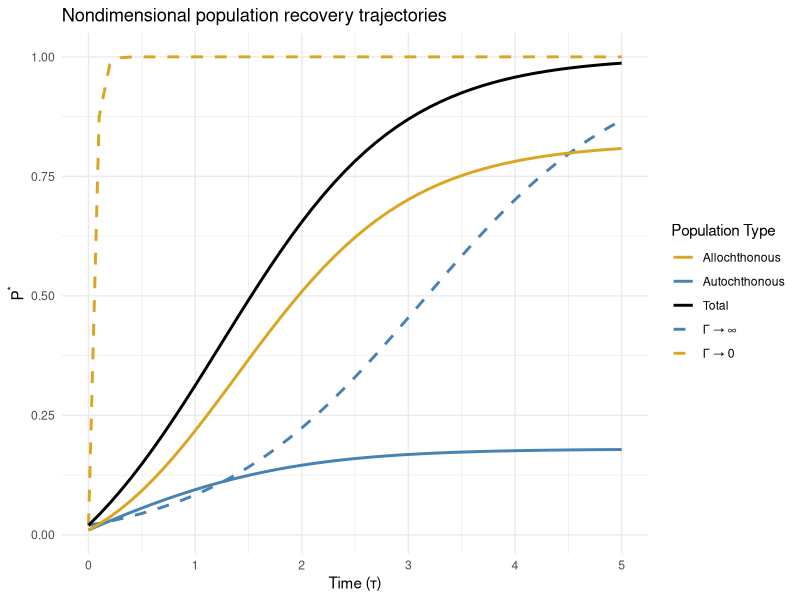
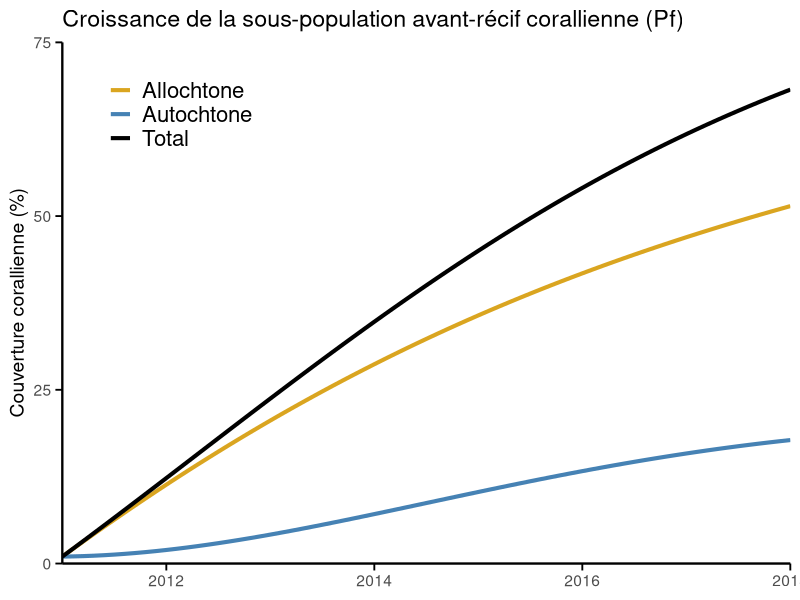
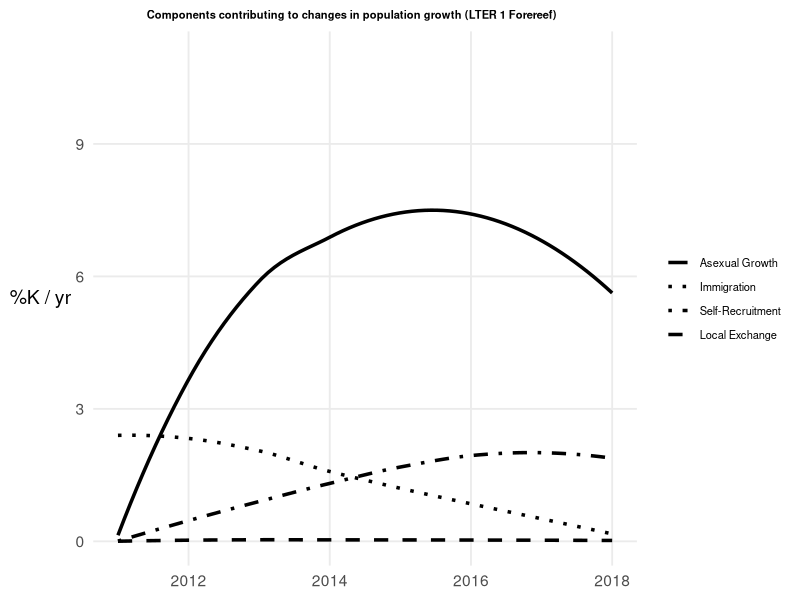
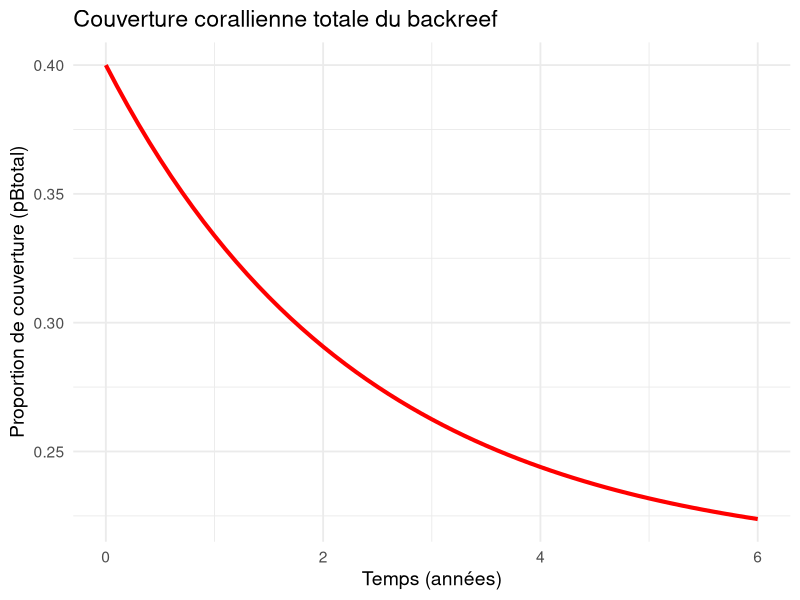
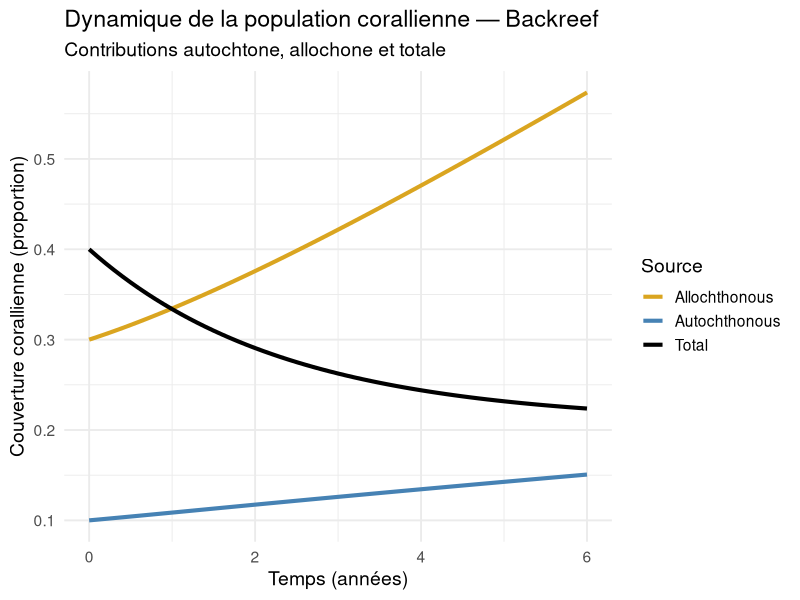
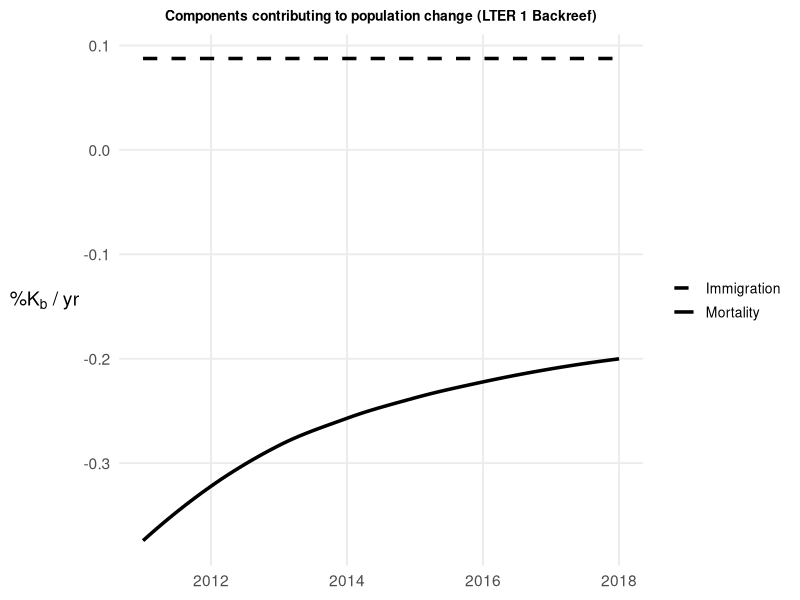
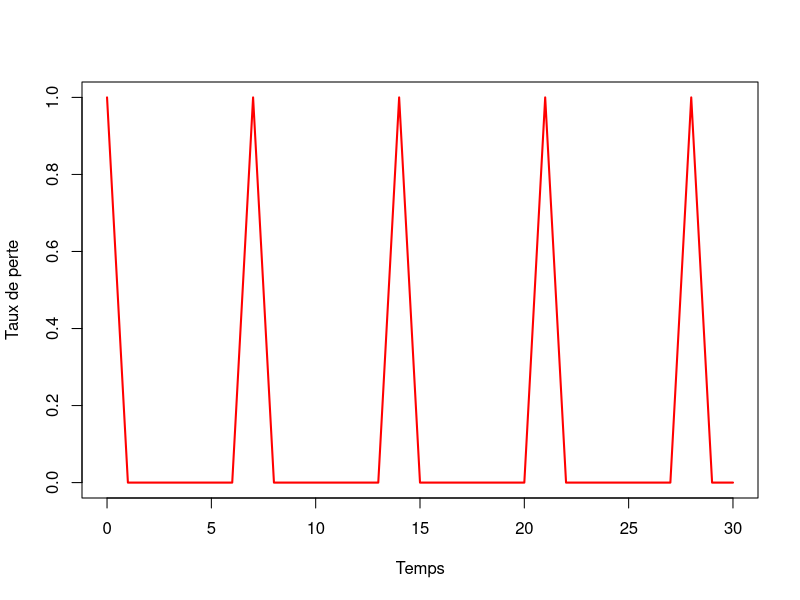
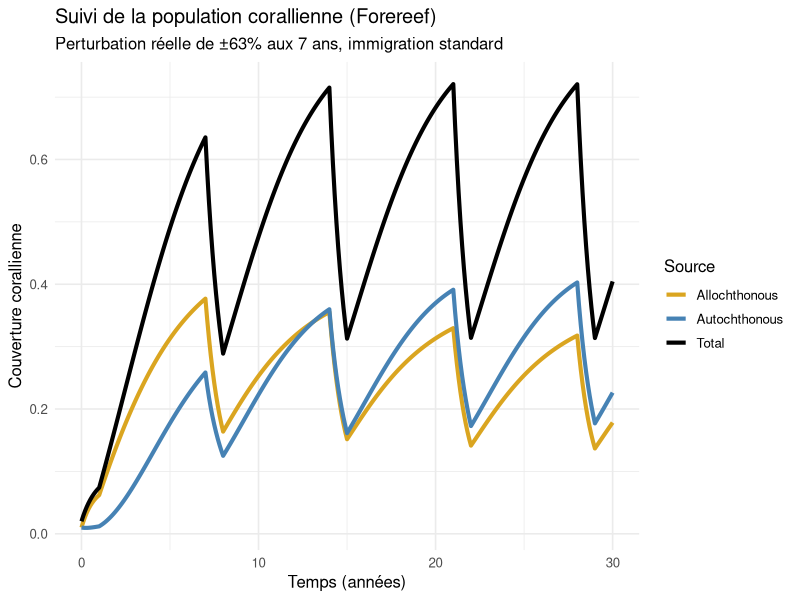

Write the R code that produced these figures, in order.
# PARTIE 1----
# Script des cas limites----
# Script de trajectoires de population sans dimension - figure 2
#Installer et charger les bibliothèques nécessaires
install.packages("deSolve")
install.packages("ggplot2")
library(deSolve)
library(ggplot2)

#Modèle d'équations différentielles
model <- function(t, state, parameters) {
  P_auto <- state[1]  #Population autochtone
  P_allo <- state[2]  #Population allochthone
  K <- parameters$K   #Capacité de soutien
  I <- parameters$I   #Immigration
  Gamma <- parameters$Gamma   #Taux de regénération intrinsèque (facteur de croissance)
  
  #Normalisation des paramètres par la capacité de soutien
  P_auto_norm <- P_auto / K
  P_allo_norm <- P_allo / K
  
  #Équations différentielles du modèle, basées sur les équations 3 de l'article
  #On additionne les deux populations pour le facteur de densité-dépendance pour que notre échelle des y soit sur 1, et non 2
  dP_auto <- (P_auto_norm + P_allo_norm + I/Gamma) * (1 - (P_auto_norm + P_allo_norm))  
  dP_allo <- I/Gamma * (1 - (P_auto_norm + P_allo_norm))  #On prend seulement I/Gamma, car cette population est seulement immigratrice
  
  list(c(dP_auto, dP_allo))
}

#Paramètres du modèle
parameters <- list(K = 1, I = 1)  

#Conditions initiales (ces conditions sont les mêmes que dans le graphique de l'article)
state <- c(P_auto = 0.01, P_allo = 0.01)

#Temps de simulation
times <- seq(0, 5, by = 0.1)

#Résoudre l'ODE pour différents Gamma
parameters$Gamma <- 10   #Cas intermédiaire
out_intermediate <- ode(y = state, times = times, func = model, parms = parameters)

parameters$Gamma <- 0.1   #Immigration dominante (Γ → 0)
out_immigration <- ode(y = state, times = times, func = model, parms = parameters)

parameters$Gamma <- 100   #Croissance intrinsèque dominante (Γ → ∞)
out_intrinsic <- ode(y = state, times = times, func = model, parms = parameters)

#Convertir les résultats en dataframes
df_intermediate <- as.data.frame(out_intermediate)
df_immigration <- as.data.frame(out_immigration)
df_intrinsic <- as.data.frame(out_intrinsic)

#Calculer la population totale
df_intermediate$Total <- df_intermediate$P_auto + df_intermediate$P_allo
df_intrinsic$Total <- df_intrinsic$P_auto + df_intrinsic$P_allo
df_immigration$Total <- df_immigration$P_auto + df_immigration$P_allo

#Tracer la figure avec inversion des couleurs des lignes pleines
ggplot() +
  #Courbes en pointillés pour les cas limites (pas modifiées)
  geom_line(data = df_intrinsic, aes(x = time, y = Total, color = "Γ → ∞"), linetype = "dashed", size = 1) +
  geom_line(data = df_immigration, aes(x = time, y = Total, color = "Γ → 0"), linetype = "dashed", size = 1) +
  
  #Courbes solides pour Γ = 10 
  geom_line(data = df_intermediate, aes(x = time, y = Total, color = "Total"), size = 1) +
  geom_line(data = df_intermediate, aes(x = time, y = P_allo, color = "Autochthonous"), size = 1) +  
  geom_line(data = df_intermediate, aes(x = time, y = P_auto, color = "Allochthonous"), size = 1) +  
  
  #Personnalisation avec couleurs corrigées
  labs(x = "Time (τ)", y = expression(P^"*"), color = "Population Type") +
  theme_minimal() +
  ggtitle("Nondimensional population recovery trajectories") +
  scale_color_manual(values = c("Γ → ∞" = "steelblue", "Γ → 0" = "goldenrod", 
                                "Total" = "black", "Allochthonous" = "goldenrod", "Autochthonous" = "steelblue"))


#Script graphiques avant-récif 3a ----
#Aller chercher dans les bibliothèques
library(deSolve)
library(ggplot2)
library(dplyr)
library(tidyr)


#Paramètres du modèle
params <- list(
  rb = 0.05,   #Reproduction autochtone de la population backreef
  rf = 0.15,  #Reproduction autochtone de la population forereef
  sigma_f = 0.5,   #Intensité de la croissance larvaire (829 polypes/colonie)
  fecondity = 1,   #Fécondité
  zeta = 1,   #Probabilité de maturation larvaire
  
  #Coefficients d’interactions (γβ)
  gamma_beta_bb = 0.01,   #Influence de backreef sur backreef
  gamma_beta_fb = 0.002,    #Influence de forereef sur backreef
  gamma_beta_ff = 0.02,    #Influence de forereef sur forereef AUTO
  gamma_beta_bf = 0.1,   #Influence de backreef sur forereef ALLO (négligeable)
  
  #Apports externes constants
  Ib = 0.08,   #Immigration du backreef
  If = 0.09,       #Immigration du forereef
  
  #Capacités de soutien en proportion?
  Kb = 0.64,     #Capacité de soutien du backreef 0.64 dans article (observé)
  Kf = 0.8     #Capacité de soutien du forereef  0.8 dans article
)

# MODELE 2 - Équations différentielles selon les équations 4
model <- function(time, state, parameters) {
  with(as.list(c(state, parameters)), {
    dFallo  <- sigma_f * gamma_beta_bf * fecondity * zeta * pBtotal + If * (1 - pFtotal / Kf)
    dFauto  <- pFtotal * (rf + sigma_f * gamma_beta_ff * fecondity * zeta) * (1 - pFtotal / Kf)
    dFtotal <- dFallo + dFauto
    dBallo  <- sigma_f * gamma_beta_fb * fecondity * zeta * pFtotal + Ib * (1 - pBtotal / Kb)
    dBauto  <- pBtotal * (rb + sigma_f * gamma_beta_bb * fecondity * zeta) * (1 - pBtotal / Kb)
    dBtotal <- dBallo + dBauto
    list(c(dFallo, dFauto, dFtotal, dBallo, dBauto, dBtotal))
  })
}
#Conditions initiales  MODELE 2 de nos populations
state <- c(pFallo = 0.01, pFauto = 0.01, pFtotal = 0.01, pBallo = 0.3, pBauto = 0.1, pBtotal = 0.4)

#Intervalle de temps en années
times <- seq(0, 7, by = 0.1)

#Résolution numérique du système
out <- ode(y = state, times = times, func = model, parms = params)
out <- as.data.frame(out)

#Mise en forme pour ggplot
plot_data <- out %>%
  select(time, pFallo,pFauto,pFtotal) %>%
  rename(
    Total = pFtotal,
    Allochtone = pFallo,
    Autochtone = pFauto
  ) %>%
  mutate(
    Total = Total*100,
    Allochtone = Allochtone*100,
    Autochtone = Autochtone*100
  ) %>%
  pivot_longer(-time, names_to = "Source", values_to = "Value")

#Graphique
ggplot(plot_data, aes(x = time, y = Value, color = Source)) +
  geom_line(size = 1.4) +
  scale_x_continuous(
    breaks = c(1,3,5,7),
    labels= c(2012, 2014, 2016, 2018)
  ) +
  scale_y_continuous(
    limits=c(0,75),
    breaks = c(0, 25, 50, 75)
  ) +
  scale_color_manual(
    values = c(
      "Total" = "black",
      "Allochtone" = "goldenrod",
      "Autochtone" = "steelblue"  
    )
  ) +
  labs(
    title = "Croissance de la sous-population avant-récif corallienne (Pf)",
    x = NULL,
    y = "Couverture corallienne (%)",
    color = NULL
  ) +
  theme_minimal(base_size = 14) +
  theme(
    legend.position = c(0.05, 0.95),
    legend.justification = c("left","top"),
    legend.text = element_text(size = 16),
    panel.grid = element_blank(),
    panel.border = element_blank(),
    axis.line = element_line(color = "black", linewidth = 0.8),
    axis.ticks = element_line(color = "black"),
    axis.ticks.length = unit(5, "pt")
  ) +
  coord_cartesian(expand = FALSE)




# Script graphiques avant-récif 3c----
#Aller chercher dans les bibliothèques
library(ggplot2)
library(dplyr)
library(tidyr)

#Données modélisées
years <- 2011:2018   #Années de l'étude
n <- length(years)

Pf <- seq(0.05, 0.6, length.out = n)   #Population forereef
Pb <- seq(0.2, 0.5, length.out = n)   #Population backreef
Pf[1] <- 0   #Forcer à commencer à 0
Pb[1] <- 0   #Force à commencer à 0

Kf <- 0.8   #Capacité de charge de 80%
rf <- 0.12   #Taux de croissance asexuée 
sigma_f <- 0.05   #Taux de reproduction larvaire (estimé)

gamma_beta_ff <- seq(0.2, 0.8, length.out = n)   #Autorecrutement (forereef vers forereef)
gamma_beta_bf <- seq(0.01, 0.01, length.out = n)   #Recrutement d'échange (forereef vers backreef)
If <- c(0.0075, 0.0095, 0.0085, 0.008, 0.007, 0.006, 0.005, 0.002)   #Immigration externe (données modélisées)

#Calcul des composantes dPf/dt 
asexual <- Pf * rf   #Croissance asexuée
self_recruit <- Pf * sigma_f * gamma_beta_ff   #Autorecrutement (autochtone)
local_exchange <- Pb * sigma_f * gamma_beta_bf   #Échange local
immigration <- If   #Immigration (allochtone)

density_factor <- (1 - Pf / Kf)   #Facteur de densité-dépendance

#Ajustement de chaque composante par le facteur de densité-dépendance
asexual_adj <- asexual * density_factor
self_recruit_adj <- self_recruit * density_factor
local_exchange_adj <- local_exchange * density_factor
immigration_adj <- immigration * density_factor

#Création du dataframe pour le graphique
df <- data.frame(
  Year = rep(years, 4),
  Component = rep(c("Asexual Growth", "Self-Recruitment", "Local Exchange", "Immigration"), each = n),
  Value = c(asexual_adj, self_recruit_adj, local_exchange_adj, immigration_adj)
)

#Mise en forme des données en pourcentage de la capacité de charge par an
df$PercentK <- 100 * df$Value / Kf
scaling_factor <- 2.5   #Amplification des courbes pour un meilleur effet visuel
df$PercentK <- df$PercentK * scaling_factor

#Graphique lissé
ggplot(df, aes(x = Year, y = PercentK, linetype = Component)) +
  geom_smooth(se = FALSE, method = "loess", size = 1.2, color = "black") +
  scale_linetype_manual(
    values = c("solid", "dotted", "dotdash", "dashed"),
    breaks = c("Asexual Growth", "Immigration", "Self-Recruitment", "Local Exchange")
  ) +
  labs(
    title = "Components contributing to changes in population growth (LTER 1 Forereef)",
    y = expression("%K / yr"),
    x = NULL,
    linetype = NULL
  ) +
  coord_cartesian(ylim = c(0, 11)) +
  theme_minimal(base_size = 14) +
  theme(
    legend.position = "right",
    legend.text = element_text(size = 8),
    legend.title = element_text(size = 10),
    panel.grid.minor = element_blank(),
    axis.title.y = element_text(angle = 0, vjust = 0.5),
    plot.title = element_text(hjust = 0.4, face = "bold", size = 8)
  )





# Script graphiques après-récifs 4a----
#Différences: ajout de mortalité et changements états initiaux. 
params <- list(
  mortal <- 0.3,  #taux de mortalité du backreef. 
  
  rb = 0.05,   #Taux de croissance autochtone de la population backreef
  rf = 0.15,  #Taux de croissance autochtone de la population forereef
  sigma_f = 0.5,   #Intensité de la croissance larvaire (829 polypes/colonie)
  fecondity = 1,   #Fécondité
  zeta = 1,   #Probabilité de maturation larvaire
  
  #Coefficients d’interactions (γβ)
  gamma_beta_bb = 0.01,   #Influence de backreef sur backreef
  gamma_beta_fb = 0.002,    #Influence de forereef sur backreef #faible
  gamma_beta_ff = 0.2,    #Influence de forereef sur forereef AUTO
  gamma_beta_bf = 0.1,   #Influence de backreef sur forereef ALLO
  
  #Apports externes constants
  Ib = 0.08,   #Immigration du backreef  tiré du graphique 4c
  If = 0.09,       #Immigration du forereef
  
  #Capacités de soutien en proportion?
  Kb = 0.64,     #Capacité de soutien du backreef 0.64 dans article (observé)
  Kf = 0.8     #Capacité de soutien du forereef  0.8 dans article
)

# MODELE 2 - Équations différentielles selon les équations 4
model <- function(time, state, parameters) {
  with(as.list(c(state, parameters)), {
    dFallo  <- sigma_f * gamma_beta_bf * fecondity * zeta * pBtotal + If * (1 - pFtotal / Kf)
    dFauto  <- pFtotal * (rf + sigma_f * gamma_beta_ff * fecondity * zeta) * (1 - pFtotal / Kf)
    dFtotal <- dFallo + dFauto
    dBallo  <- sigma_f * gamma_beta_fb * fecondity * zeta * pFtotal + Ib * (1 - pBtotal / Kb)
    dBauto  <- pBtotal * (rb + sigma_f * gamma_beta_bb * fecondity * zeta) * (1 - pBtotal / Kb)
    dBtotal <- dBallo + dBauto - mortal * pBtotal           ####ici, ajout du paramètre de mortalité
    list(c(dFallo, dFauto, dFtotal, dBallo, dBauto, dBtotal))
  })
}
#Conditions initiales  MODELE 2 de nos populations
state <- c(pFallo = 0.01, pFauto = 0.01, pFtotal = 0.01, pBallo = 0.3, pBauto = 0.1, pBtotal = 0.4)

#Intervalle de temps en années
times <- seq(0, 6, by = 0.1)

#Résolution numérique du système
out <- ode(y = state, times = times, func = model, parms = params)
out <- as.data.frame(out)

#graphique qui reproduit la figure 4a
ggplot(out, aes(x = time, y = pBtotal)) +
  geom_line(color = "red", size = 1.4) +
  labs(
    title = "Couverture corallienne totale du backreef",
    x = "Temps (années)",
    y = "Proportion de couverture (pBtotal)"
  ) +
  theme_minimal(base_size = 14)


#Si on veux afficher vraiment toutes les courbes.(garder en tête que la mortalité est appliquée après la somme des courbes)
backreef_data <- out %>%
  select(time, pBallo, pBauto, pBtotal) %>%
  rename(
    Allochthonous = pBallo,
    Autochthonous = pBauto,
    Total = pBtotal
  ) %>%
  pivot_longer(-time, names_to = "Source", values_to = "Value")

# Graphique
ggplot(backreef_data, aes(x = time, y = Value, color = Source)) +
  geom_line(size = 1.4) +
  scale_color_manual(
    values = c(
      "Total" = "black",
      "Allochthonous" = "goldenrod",
      "Autochthonous" = "steelblue"
    )
  ) +
  labs(
    title = "Dynamique de la population corallienne — Backreef",
    subtitle = "Contributions autochtone, allochone et totale",
    x = "Temps (années)",
    y = "Couverture corallienne (proportion)",
    color = "Source"
  ) +
  theme_minimal(base_size = 14)





# Script graphiques après-récifs 4c----
#Aller chercher les bibliothèques nécessaires
library(ggplot2)
library(dplyr)
library(tidyr)

#Paramètres
years <- 2011:2018   #Années de l'étude
n <- length(years)

# Populations
Pf <- seq(0.05, 0.6, length.out = n)  #Population forereef
Pb <- seq(0.2, 0.5, length.out = n)   #Population backreef
Pf[1] <- 0   #Forcer à commencer à 0
Pb[1] <- 0

#Paramètres biologiques
Kb <- 0.8   #Capacité de soutien (backreef)
rb <- 0.1   #Croissance asexuée (backreef)
sigma_f <- 0.05   #Taux de reproduction larvaire

gamma_beta_bb <- seq(0.2, 0.7, length.out = n)  #Autorecrutement backreef vers backreef
gamma_beta_fb <- rep(0.01, n)  #Échange forereef vers backreef

#Calcul des composantes dPb/dt
intrinsic <- Pb * (rb + sigma_f * gamma_beta_bb)  #Croissance et autorecrutement
exchange <- Pf * sigma_f * gamma_beta_fb          #Recrutement d’échange local
immigration <- rep(0.0007, n)   #Immigration

#Facteur de densité-dépendance
density_factor <- (1 - Pb / Kb)

#Ajustement de chaque composante par le facteur de densité-dépendance
intrinsic_adj <- intrinsic * density_factor
exchange_adj <- exchange * density_factor
immigration_adj <- immigration   #L'immigragtion reste constante peu importe la densité de la population

#Variation totale
total_change <- intrinsic_adj + exchange_adj + immigration_adj

#Estimation de la courbe de mortalité
mortalite <- -0.003 + 0.0022 * (years - min(years)) / ((years - min(years)) + 4)

#Création du dataframe pour le graphique
df_backreef <- data.frame(
  Year = rep(years, 2),
  Component = rep(c("Immigration", "Mortality"), each = n),
  Value = c(immigration_adj, mortalite)
)

#Mise en forme des données en pourcentage de la capacité de charge par an
df_backreef$PercentKb <- 100 * df_backreef$Value / Kb

#Graphique lissé
ggplot(df_backreef, aes(x = Year, y = PercentKb, linetype = Component)) +
  geom_smooth(se = FALSE, method = "loess", size = 1.2, color = "black") +
  scale_linetype_manual(values = c("Immigration" = "dashed", "Mortality" = "solid")) +
  labs(
    title = "Components contributing to population change (LTER 1 Backreef)",
    y = expression("%K"[b] * " / yr"),
    x = NULL,
    linetype = NULL
  ) +
  coord_cartesian(ylim = c(min(df_backreef$PercentKb), max(df_backreef$PercentKb))) +
  theme_minimal(base_size = 14) +
  theme(
    legend.position = "right",
    legend.text = element_text(size = 10),
    legend.title = element_text(size = 10),
    panel.grid.minor = element_blank(),
    axis.title.y = element_text(angle = 0, vjust = 0.5),
    plot.title = element_text(hjust = 0.5, face = "bold", size = 10)
  )





# PARTIE 2----
# Script graphique peak=1 period=7----
#fonction qui représente la variation de mortalité aux 7 ans
times <- seq(0,30, by=1)

#voir photo chatgpt pour comprendre que pour une vrai chute de 99%, il faut peak=5.
taux_perte <- function(t, peak = 1, period = 7, pulse_width = 1) {   #peak=amplitude de la perturbation. C'est une perte continue de 0,50/ans appliqué sur [width] ans.
  if ((t %% period) < pulse_width) { 
    return(peak)
  } else {
    
                  #donc si le temps est pas dans la période de perturbation, on retourne 0
    return(0) 
  }
}
#visualisation de cette fonction
plot(times, sapply(times, taux_perte), type = "l",
     ylab = "Taux de perte", xlab = "Temps", col = "red", lwd = 2)

#Paramètres du modèle
params <- list(
  mortal = 0.6,  #taux de mortalité constante du backreef
  
  rb = 0.05,   #Reproduction autochtone de la population backreef
  rf = 0.15,  #Reproduction autochtone de la population forereef
  sigma_f = 0.5,   #Intensité de la croissance larvaire (829 polypes/colonie)
  fecondity = 1,   #Fécondité
  zeta = 1,   #Probabilité de maturation larvaire
  
  #Coefficients d’interactions (γβ)
  gamma_beta_bb = 0.01,   #Influence de backreef sur backreef
  gamma_beta_fb = 0.002,    #Influence de forereef sur backreef
  gamma_beta_ff = 0.2,    #Influence de forereef sur forereef AUTO
  gamma_beta_bf = 0.1,   #Influence de backreef sur forereef ALLO
  
  #Apports externes constants
  Ib = 0.08,   #Immigration du backreef
  If = 0.09,       #Immigration du forereef
  
  #Capacités de soutien en proportion (basé sur étendue max observée, tiré de l'article)
  Kb = 0.64,     #Capacité de soutien du backreef 0.64 dans article (observé)
  Kf = 0.8     #Capacité de soutien du forereef  0.8 dans article
)



model <- function(time, state, parameters) {
  with(as.list(c(state, parameters)), {
    pertes_t <- taux_perte(time)
    
    dFallo  <- (sigma_f * gamma_beta_bf * fecondity * zeta * pBtotal + If * (1 - (pFauto + pFallo) / Kf)) - (pertes_t * (pFallo))
    dFauto  <- ((pFauto + pFallo) * (rf + sigma_f * gamma_beta_ff * fecondity * zeta) * (1 - (pFauto + pFallo) / Kf)) - (pertes_t * (pFauto))
    
    dBallo  <- (sigma_f * gamma_beta_fb * fecondity * zeta * (pFauto + pFallo) + Ib * (1 - pBtotal / Kb)) - (pertes_t * pBallo)
    dBauto  <- (pBtotal * (rb + sigma_f * gamma_beta_bb * fecondity * zeta) * (1 - pBtotal / Kb)) - (pertes_t * pBauto)
    dBtotal <- (dBallo + dBauto - mortal * pBtotal) 
    
    list(c(dFallo, dFauto, dBallo, dBauto, dBtotal))
  })
}
#Conditions initiales  MODELE 2 de nos populations
state <- c(pFallo = 0.01, pFauto = 0.01, pBallo = 0.3, pBauto = 0.1, pBtotal = 0.4)

#Intervalle de temps en années
times <- seq(0, 30, by = 0.1)

#Résolution numérique du système
out <- ode(y = state, times = times, func = model, parms = params)
out <- as.data.frame(out)
out$pFtotal <- out$pFauto + out$pFallo  #calcul de la somme

#Mise en forme pour ggplot
plot_data <- out %>%
  select(time, pFallo,pFauto,pFtotal) %>%
  rename(
    Total = pFtotal,
    Allochthonous = pFallo,
    Autochthonous = pFauto
  ) %>%
  pivot_longer(-time, names_to = "Source", values_to = "Value")

#Graphique
ggplot(plot_data, aes(x = time, y = Value, color = Source)) +
  geom_line(size = 1.4) +
  scale_color_manual(
    values = c(
      "Total" = "black",
      "Allochthonous" = "goldenrod",
      "Autochthonous" = "steelblue"  
    )
  ) +
  labs(
    title = "Suivi de la population corallienne (Forereef)",
    subtitle = "Perturbation réelle de ±63% aux 7 ans, immigration standard",
    x = "Temps (années)",
    y = "Couverture corallienne"
  ) +
  theme_minimal(base_size = 12)






# Script graphique peak=1 period=2----
#fonction qui représente la variation de mortalité aux 7 ans
times <- seq(0,30, by=1)

#voir photo chatgpt pour comprendre que pour une vrai chute de 99%, il faut peak=5.
taux_perte <- function(t, peak = 1, period = 2, pulse_width = 1) {   #peak=amplitude de la perturbation. C'est une perte continue de 0,50/ans appliqué sur [width] ans.
  if ((t %% period) < pulse_width) { 
    return(peak)
  } else {
    
    #donc si le temps est pas dans la période de perturbation, on retourne 0
    return(0) 
  }
}
#visualisation de cette fonction
plot(times, sapply(times, taux_perte), type = "l",
     ylab = "Taux de perte", xlab = "Temps", col = "red", lwd = 2)


#Paramètres du modèle
params <- list(
  mortal <- 0.6,  #taux de mortalité constante du backreef pck c difficile la vie.
  
  rb = 0.05,   #Taux de croissance autochtone de la population backreef
  rf = 0.15,  #Taux de croissance autochtone de la population forereef
  sigma_f = 0.5,   #Intensité de la croissance larvaire (829 polypes/colonie)
  fecondity = 1,   #Fécondité
  zeta = 1,   #Probabilité de maturation larvaire
  
  #Coefficients d’interactions (γβ)
  gamma_beta_bb = 0.01,   #Influence de backreef sur backreef
  gamma_beta_fb = 0.002,    #Influence de forereef sur backreef
  gamma_beta_ff = 0.2,    #Influence de forereef sur forereef AUTO
  gamma_beta_bf = 0.1,   #Influence de backreef sur forereef ALLO
  
  #Apports externes constants
  Ib = 0.08,   #Immigration du backreef
  If = 0.09,       #Immigration du forereef
  
  #Capacités de soutien en proportion (basé sur étendue max observée, tiré de l'article)
  Kb = 0.64,     #Capacité de soutien du backreef 0.64 dans article (observé)
  Kf = 0.8     #Capacité de soutien du forereef  0.8 dans article
)

# MODELE 2 - Équations différentielles selon les équations 4 ici, j'ai enlevé pftotal, et je l'ai remplacé par la somme. 
model <- function(time, state, parameters) {
  with(as.list(c(state, parameters)), {
    pertes_t <- taux_perte(time)
    
    dFallo  <- (sigma_f * gamma_beta_bf * fecondity * zeta * pBtotal + If * (1 - (pFauto + pFallo) / Kf)) - (pertes_t * (pFallo))
    dFauto  <- ((pFauto + pFallo) * (rf + sigma_f * gamma_beta_ff * fecondity * zeta) * (1 - (pFauto + pFallo) / Kf)) - (pertes_t * (pFauto))
    
    dBallo  <- (sigma_f * gamma_beta_fb * fecondity * zeta * (pFauto + pFallo) + Ib * (1 - pBtotal / Kb)) - (pertes_t * pBallo)
    dBauto  <- (pBtotal * (rb + sigma_f * gamma_beta_bb * fecondity * zeta) * (1 - pBtotal / Kb)) - (pertes_t * pBauto)
    dBtotal <- (dBallo + dBauto - mortal * pBtotal) 
    
    list(c(dFallo, dFauto, dBallo, dBauto, dBtotal))
  })
}
#Conditions initiales  MODELE 2 de nos populations
state <- c(pFallo = 0.01, pFauto = 0.01, pBallo = 0.3, pBauto = 0.1, pBtotal = 0.4)

#Intervalle de temps en années
times <- seq(0, 30, by = 0.1)

#Résolution numérique du système
out <- ode(y = state, times = times, func = model, parms = params)
out <- as.data.frame(out)
out$pFtotal <- out$pFauto + out$pFallo  #calcul de la somme

#Mise en forme pour ggplot
plot_data <- out %>%
  select(time, pFallo,pFauto,pFtotal) %>%
  rename(
    Total = pFtotal,
    Allochthonous = pFallo,
    Autochthonous = pFauto
  ) %>%
  pivot_longer(-time, names_to = "Source", values_to = "Value")

#Graphique
ggplot(plot_data, aes(x = time, y = Value, color = Source)) +
  geom_line(size = 1.4) +
  scale_color_manual(
    values = c(
      "Total" = "black",
      "Allochthonous" = "goldenrod",
      "Autochthonous" = "steelblue"  
    )
  ) +
  labs(
    title = "Suivi de la population corallienne (Forereef)",
    subtitle = "Perturbation réelle de ±63% aux 2 ans, immigration standard",
    x = "Temps (années)",
    y = "Couverture corallienne"
  ) +
  theme_minimal(base_size = 12)





# Script graphique peak=5 period=7----
#Fonction qui représente la variation de mortalité aux 7 ans
#Fonction qui représente la variation de mortalité aux 7 ans
times <- seq(0,30, by=1)

#Pour une vrai chute de 99%, il faut peak=5.
taux_perte <- function(t, peak = 5, period = 7, pulse_width = 1) {   #peak=amplitude de la perturbation. C'est une perte continue de 0,50/ans appliqué sur [width] ans.
  if ((t %% period) < pulse_width) { 
    return(peak)
  } else {
    
    #donc si le temps est pas dans la période de perturbation, on retourne 0
    return(0) 
  }
}
#visualisation de cette fonction
plot(times, sapply(times, taux_perte), type = "l",
     ylab = "Taux de perte", xlab = "Temps", col = "red", lwd = 2)


#Paramètres du modèle
params <- list(
  mortal <- 0.6,  #taux de mortalité constante du backreef pck c difficile la vie.
  
  rb = 0.05,   #Taux de croissance autochtone de la population backreef
  rf = 0.15,  #Taux de croissance autochtone de la population forereef
  sigma_f = 0.5,   #Intensité de la croissance larvaire (829 polypes/colonie)
  fecondity = 1,   #Fécondité
  zeta = 1,   #Probabilité de maturation larvaire
  
  #Coefficients d’interactions (γβ)
  gamma_beta_bb = 0.01,   #Influence de backreef sur backreef
  gamma_beta_fb = 0.002,    #Influence de forereef sur backreef
  gamma_beta_ff = 0.2,    #Influence de forereef sur forereef AUTO
  gamma_beta_bf = 0.1,   #Influence de backreef sur forereef ALLO
  
  #Apports externes constants
  Ib = 0.08,   #Immigration du backreef
  If = 0.09,       #Immigration du forereef
  
  #Capacités de soutien en proportion (basé sur étendue max observée, tiré de l'article)
  Kb = 0.64,     #Capacité de soutien du backreef 0.64 dans article (observé)
  Kf = 0.8     #Capacité de soutien du forereef  0.8 dans article
)

# MODELE 2 - Équations différentielles selon les équations 4 ici, j'ai enlevé pftotal, et je l'ai remplacé par la somme. 
model <- function(time, state, parameters) {
  with(as.list(c(state, parameters)), {
    pertes_t <- taux_perte(time)
    
    dFallo  <- (sigma_f * gamma_beta_bf * fecondity * zeta * pBtotal + If * (1 - (pFauto + pFallo) / Kf)) - (pertes_t * (pFallo))
    dFauto  <- ((pFauto + pFallo) * (rf + sigma_f * gamma_beta_ff * fecondity * zeta) * (1 - (pFauto + pFallo) / Kf)) - (pertes_t * (pFauto))
    
    dBallo  <- (sigma_f * gamma_beta_fb * fecondity * zeta * (pFauto + pFallo) + Ib * (1 - pBtotal / Kb)) - (pertes_t * pBallo)
    dBauto  <- (pBtotal * (rb + sigma_f * gamma_beta_bb * fecondity * zeta) * (1 - pBtotal / Kb)) - (pertes_t * pBauto)
    dBtotal <- (dBallo + dBauto - mortal * pBtotal) 
    
    list(c(dFallo, dFauto, dBallo, dBauto, dBtotal))
  })
}
#Conditions initiales  MODELE 2 de nos populations
state <- c(pFallo = 0.01, pFauto = 0.01, pBallo = 0.3, pBauto = 0.1, pBtotal = 0.4)

#Intervalle de temps en années
times <- seq(0, 30, by = 0.1)

#Résolution numérique du système
out <- ode(y = state, times = times, func = model, parms = params)
out <- as.data.frame(out)
out$pFtotal <- out$pFauto + out$pFallo  #calcul de la somme

#Mise en forme pour ggplot
plot_data <- out %>%
  select(time, pFallo,pFauto,pFtotal) %>%
  rename(
    Total = pFtotal,
    Allochthonous = pFallo,
    Autochthonous = pFauto
  ) %>%
  pivot_longer(-time, names_to = "Source", values_to = "Value")

#Graphique
ggplot(plot_data, aes(x = time, y = Value, color = Source)) +
  geom_line(size = 1.4) +
  scale_color_manual(
    values = c(
      "Total" = "black",
      "Allochthonous" = "goldenrod",
      "Autochthonous" = "steelblue"  
    )
  ) +
  labs(
    title = "Suivi de la population corallienne (Forereef)",
    subtitle = "Perturbation réelle de ±99% aux 7 ans, immigration standard",
    x = "Temps (années)",
    y = "Couverture corallienne"
  ) +
  theme_minimal(base_size = 12)






# Script graphique peak=5 period=2----
#fonction qui représente la variation de mortalité aux 7 ans
times <- seq(0,30, by=1)

#voir photo chatgpt pour comprendre que pour une vrai chute de 99%, il faut peak=5.
taux_perte <- function(t, peak = 5, period = 2, pulse_width = 1) {   #peak=amplitude de la perturbation. C'est une perte continue de 0,50/ans appliqué sur [width] ans.
  if ((t %% period) < pulse_width) { 
    return(peak)
  } else {
    
    #donc si le temps est pas dans la période de perturbation, on retourne 0
    return(0) 
  }
}
#visualisation de cette fonction
plot(times, sapply(times, taux_perte), type = "l",
     ylab = "Taux de perte", xlab = "Temps", col = "red", lwd = 2)


#Paramètres du modèle
params <- list(
  mortal <- 0.6,  #taux de mortalité constante du backreef pck c difficile la vie.
  
  rb = 0.05,   #Taux de croissance autochtone de la population backreef
  rf = 0.15,  #Taux de croissance autochtone de la population forereef
  sigma_f = 0.5,   #Intensité de la croissance larvaire (829 polypes/colonie)
  fecondity = 1,   #Fécondité
  zeta = 1,   #Probabilité de croissance larvaire
  
  #Coefficients d’interactions (ζ(γβ))
  gamma_beta_bb = 0.01,   #Influence de backreef sur backreef
  gamma_beta_fb = 0.002,    #Influence de forereef sur backreef
  gamma_beta_ff = 0.2,    #Influence de forereef sur forereef AUTO
  gamma_beta_bf = 0.1,   #Influence de backreef sur forereef ALLO
  
  #Apports externes constants
  Ib = 0.08,   #Immigration du backreef
  If = 0.09,       #Immigration du forereef
  
  #Capacités de soutien en proportion (basé sur étendue max observée, tiré de l'article)
  Kb = 0.64,     #Capacité de soutien du backreef 0.64 dans article (observé)
  Kf = 0.8     #Capacité de soutien du forereef  0.8 dans article
)

# MODELE 2 - Équations différentielles selon les équations 4 ici, j'ai enlevé pftotal, et je l'ai remplacé par la somme. 
model <- function(time, state, parameters) {
  with(as.list(c(state, parameters)), {
    pertes_t <- taux_perte(time)
    
    dFallo  <- (sigma_f * gamma_beta_bf * fecondity * zeta * pBtotal + If * (1 - (pFauto + pFallo) / Kf)) - (pertes_t * (pFallo))
    dFauto  <- ((pFauto + pFallo) * (rf + sigma_f * gamma_beta_ff * fecondity * zeta) * (1 - (pFauto + pFallo) / Kf)) - (pertes_t * (pFauto))
    
    dBallo  <- (sigma_f * gamma_beta_fb * fecondity * zeta * (pFauto + pFallo) + Ib * (1 - pBtotal / Kb)) - (pertes_t * pBallo)
    dBauto  <- (pBtotal * (rb + sigma_f * gamma_beta_bb * fecondity * zeta) * (1 - pBtotal / Kb)) - (pertes_t * pBauto)
    dBtotal <- (dBallo + dBauto - mortal * pBtotal) 
    
    list(c(dFallo, dFauto, dBallo, dBauto, dBtotal))
  })
}
#Conditions initiales  MODELE 2 de nos populations
state <- c(pFallo = 0.01, pFauto = 0.01, pBallo = 0.3, pBauto = 0.1, pBtotal = 0.4)

#Intervalle de temps en années
times <- seq(0, 30, by = 0.1)

#Résolution numérique du système
out <- ode(y = state, times = times, func = model, parms = params)
out <- as.data.frame(out)
out$pFtotal <- out$pFauto + out$pFallo  #calcul de la somme

#Mise en forme pour ggplot
plot_data <- out %>%
  select(time, pFallo,pFauto,pFtotal) %>%
  rename(
    Total = pFtotal,
    Allochthonous = pFallo,
    Autochthonous = pFauto
  ) %>%
  pivot_longer(-time, names_to = "Source", values_to = "Value")

#Graphique
ggplot(plot_data, aes(x = time, y = Value, color = Source)) +
  geom_line(size = 1.4) +
  scale_color_manual(
    values = c(
      "Total" = "black",
      "Allochthonous" = "goldenrod",
      "Autochthonous" = "steelblue"  
    )
  ) +
  labs(
    title = "Suivi de la population corallienne (Forereef)",
    subtitle = "Perturbation réelle de ±99% aux 2 ans, immigration standard",
    x = "Temps (années)",
    y = "Couverture corallienne"
  ) +
  theme_minimal(base_size = 12)
